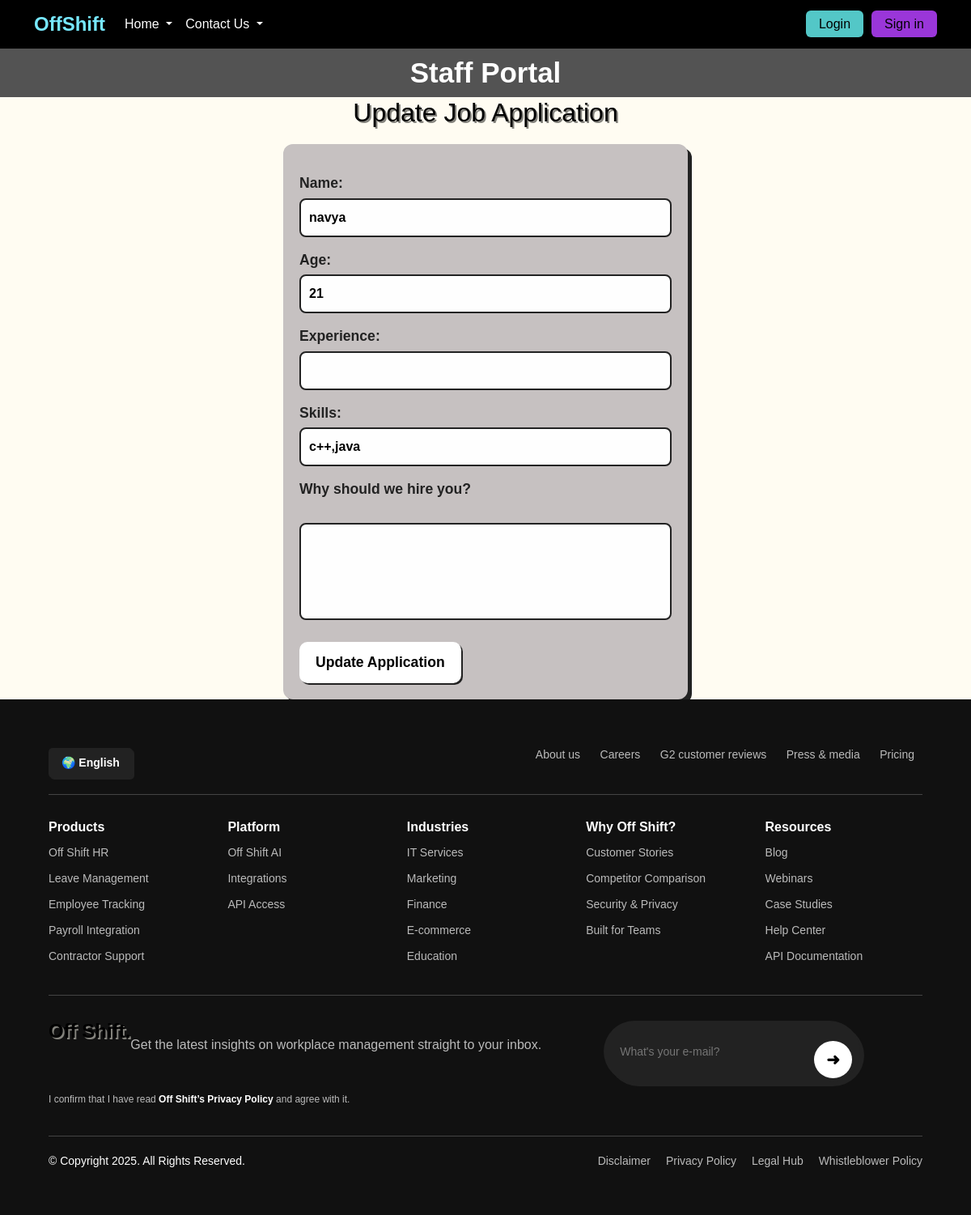
/employee/application/update/2/, run on the app's committed database.
### Employee/models.py (models this page shows, shortened)
class Application(models.Model):
    name = models.CharField(max_length=255)
    age = models.IntegerField()
    reason = models.CharField(max_length=20, default='Pending')
    skills = models.TextField()
    status = models.CharField(max_length=20, default='Pending')
    user = models.ForeignKey(settings.AUTH_USER_MODEL, on_delete=models.CASCADE,default=1)

### Employee/views.py (the view, shortened to what this page needs)
# urls.py: path('application/update/<int:pk>/', views.update_application, name='update_application'),
def update_application(request, pk):
    application = get_object_or_404(Application, pk=pk)
    return render(request, 'update_application.html', {'application': application})

### Employee/templates/update_application.html (shortened to what this page needs)
{% extends 'base.html' %}
{% load static %}
{% block css_block %}
<link rel="stylesheet" href="{% static 'css/apply_job.css' %}">
{% endblock %}
{% block content %}
<h2>Update Job Application</h2>
<form method="post">
    <label>Name:</label>
    <input type="text" name="name" value="{{ application.name }}" required><br>
    <label>Age:</label>
    <input type="number" name="age" value="{{ application.age }}" required><br>
    <label>Experience:</label>
    <input type="number" name="experience" value="{{ application.experience }}" required><br>
    <label>Skills:</label>
    <input type="text" name="skills" value="{{ application.skills }}" required><br>
    <label>Why should we hire you?</label><br>
    <textarea name="why_us" rows="4" required>{{ application.why_us }}</textarea><br>
    <button type="submit">Update Application</button>
</form>
{% endblock %}

### Employee/static/css/apply_job.css (style rules this page uses)
body { font-family: 'Comic Sans MS', cursive, sans-serif; background: #fffcf2; color: #222; }
h2 { text-align: center; font-size: 2rem; color: #000000; text-shadow: 2px 2px #84837d; margin-bottom: 20px; }
form { max-width: 500px; margin: 0 auto ; background: #c6c1c1; border-radius: 12px; padding: 20px; box-shadow: 5px 5px 0 #222; }
label { display: block; margin: 15px 0 5px; font-weight: bold; font-size: 1.1rem; }
input[type="text"], input[type="number"], textarea { width: 100%; padding: 10px; border: 2px solid #222; border-radius: 8px; background: #fefefe; font-weight: bold; color: #000; }
textarea { resize: none; }
button { margin-top: 20px; background: #ffffff; color: rgb(0, 0, 0); border: none; padding: 12px 20px; font-size: 1.1rem; border-radius: 10px; cursor: pointer; box-shadow: 2px 2px 0 #222; transition: transform 0.1s ease; font-weight: bold; }

### data on the page
Application: name "navya", age "21", skills "c++,java"
